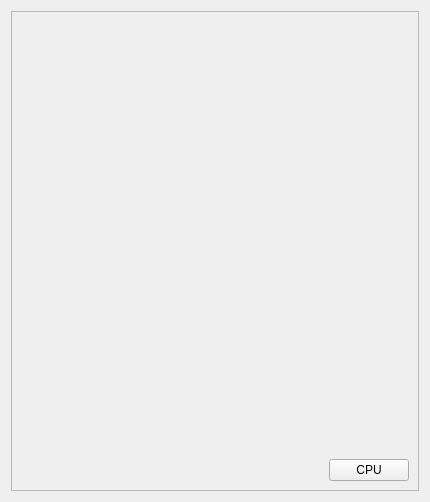
<?xml version="1.0" encoding="UTF-8"?>
<ui version="4.0">
 <class>Form</class>
 <widget class="QWidget" name="Form">
  <property name="geometry">
   <rect>
    <x>0</x>
    <y>0</y>
    <width>430</width>
    <height>502</height>
   </rect>
  </property>
  <property name="windowTitle">
   <string/>
  </property>
  <layout class="QGridLayout" name="gridLayout">
   <item row="0" column="0">
    <widget class="QScrollArea" name="scrollArea">
     <property name="widgetResizable">
      <bool>true</bool>
     </property>
     <widget class="QWidget" name="scrollAreaWidgetContents">
      <property name="geometry">
       <rect>
        <x>0</x>
        <y>0</y>
        <width>406</width>
        <height>478</height>
       </rect>
      </property>
      <layout class="QVBoxLayout" name="verticalLayout">
       <item>
        <layout class="QVBoxLayout" name="alg_layout"/>
       </item>
       <item>
        <spacer name="verticalSpacer">
         <property name="orientation">
          <enum>Qt::Vertical</enum>
         </property>
         <property name="sizeHint" stdset="0">
          <size>
           <width>20</width>
           <height>422</height>
          </size>
         </property>
        </spacer>
       </item>
       <item>
        <layout class="QHBoxLayout" name="horizontalLayout">
         <item>
          <spacer name="horizontalSpacer">
           <property name="orientation">
            <enum>Qt::Horizontal</enum>
           </property>
           <property name="sizeHint" stdset="0">
            <size>
             <width>40</width>
             <height>20</height>
            </size>
           </property>
          </spacer>
         </item>
         <item>
          <widget class="QPushButton" name="btnDev">
           <property name="text">
            <string>CPU</string>
           </property>
          </widget>
         </item>
        </layout>
       </item>
      </layout>
     </widget>
    </widget>
   </item>
  </layout>
 </widget>
 <resources/>
 <connections/>
</ui>
